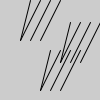
Frame 1 (no input)
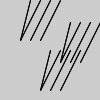
Frame 2 (the mouse pressed at the canvas centre, redrawn once)

The Processing sketch that drew these frames (run headless with seeded random() and noise(); the mouse was pressed at the canvas centre and the sketch redrawn once):

// Processing sketch: Diagonals_Functions
// ── Diagonals_Functions.pde
void setup() {
size(100, 100);
noLoop();
}
void draw() {
diagonals(40, 90);
diagonals(60, 62);
diagonals(20, 40);
diagonals(100,101); // I add these 
}

void diagonals(int x, int y) {
line(x, y, x+20, y-40);
line(x+10, y, x+30, y-40);
line(x+20, y, x+40, y-40);
line(x,y,x+10,y-40); // I add these 
}
